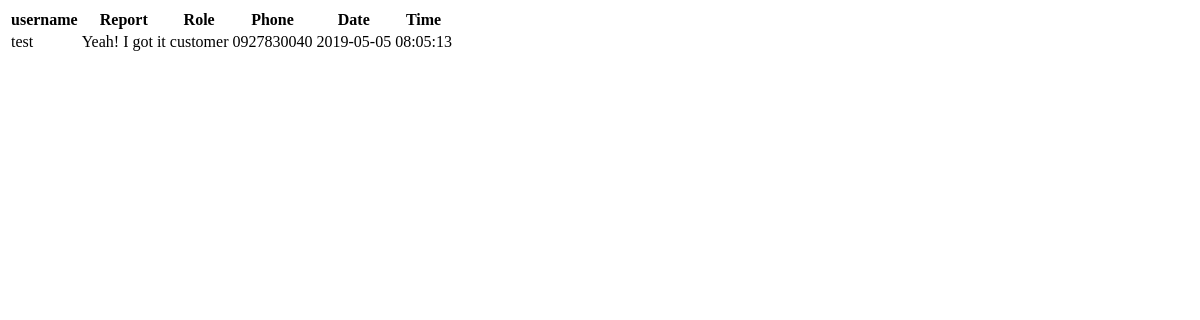
Page /content/result_report.php on the earlier database version.
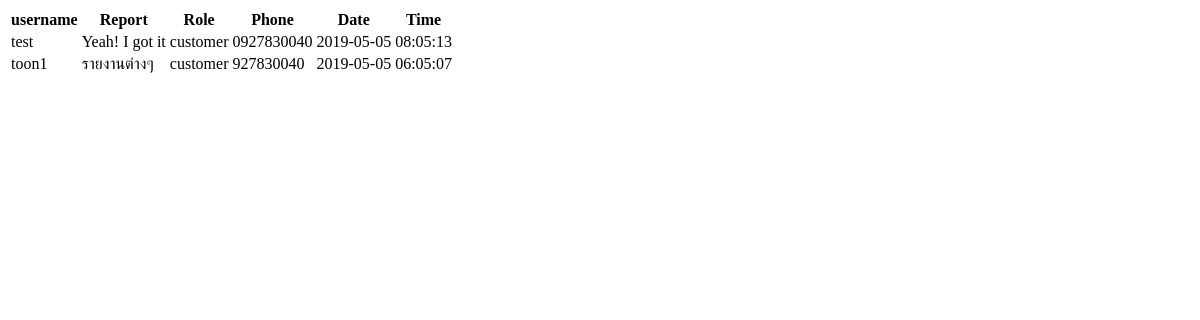
Same page on the later database version.
### tables this page shows
CREATE TABLE `report` (
  `report_id` int(10) NOT NULL,
  `info` varchar(255) NOT NULL,
  `user_id` int(10) NOT NULL,
  `date` varchar(255) NOT NULL,
  `time` varchar(255) NOT NULL
);

CREATE TABLE `user` (
  `user_id` int(10) NOT NULL,
  `firstname` varchar(255) NOT NULL,
  `lastname` varchar(255) NOT NULL,
  `username` varchar(255) NOT NULL,
  `password` varchar(255) NOT NULL,
  `email` varchar(255) NOT NULL,
  `phone` varchar(255) NOT NULL,
  `role` varchar(255) NOT NULL,
  `image` varchar(255) NOT NULL
);

### content/result_report.php (the view, shortened to what this page needs)
<?php
    $query = mysqli_query($conn, "SELECT report.info, report.date, report.time, user.username, user.role, user.phone FROM report INNER JOIN user ON report.user_id = user.user_id") or die(myslqi_error($conn));
?>
<table class="table table-striped">
    <tr>
        <th>username</th>
        <th>Report</th>
        <th>Role</th>
        <th>Phone</th>
        <th>Date</th>
        <th>Time</th>
    </tr>
    <?php
    while ($result = mysqli_fetch_assoc($query)) { ?>
        <tr>
            <td><?php echo$result['username'] ?></td>
            <td><?php echo$result['info'] ?></td>
            <td><?php echo$result['role'] ?></td>
            <td><?php echo$result['phone'] ?></td>
            <td><?php echo$result['date'] ?></td>
            <td><?php echo$result['time'] ?></td>
        </tr>
    <?php }
    ?>
</table>

Differences in the rows shown:
added report: user.username "toon1", info "รายงานต่างๆ", user.role "customer", user.phone "927830040", date "2019-05-05", time "06:05:07"
